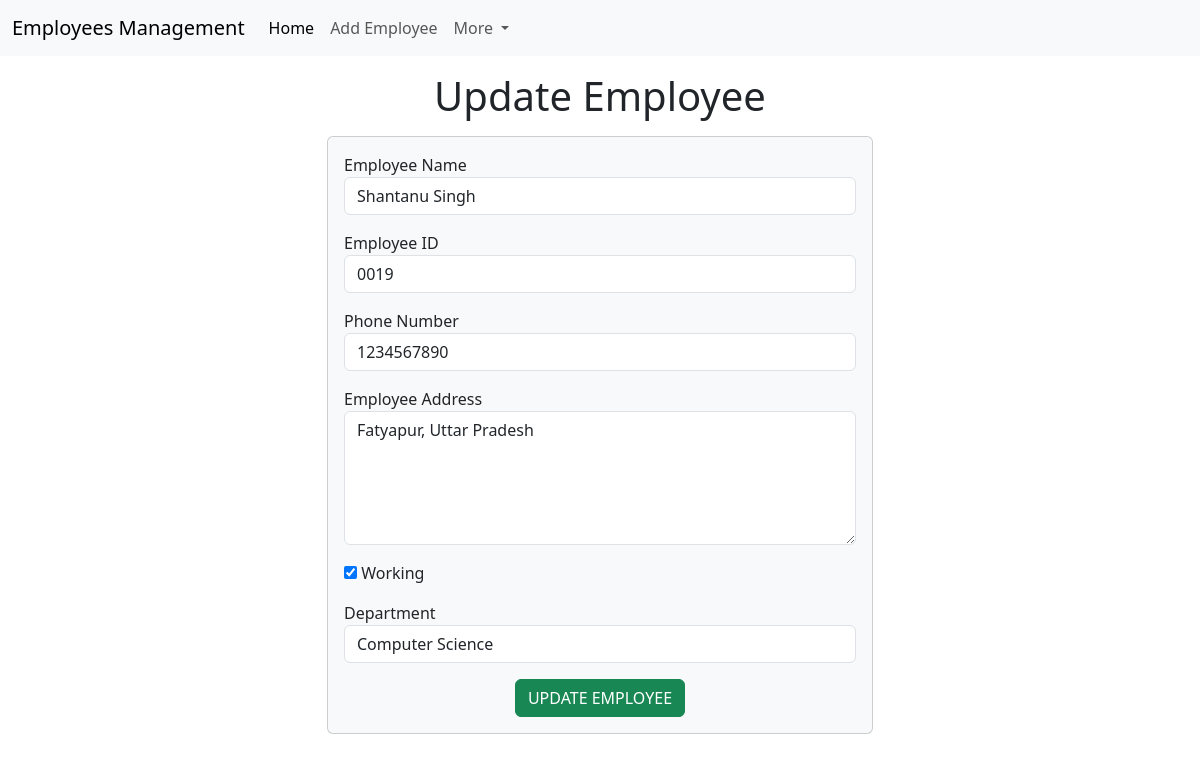
The page /emp/update-emp/8 on the database its author committed.
### emp/models.py (models this page shows)
class Employees(models.Model):
    name = models.CharField(max_length=50)
    emp_id = models.CharField(max_length=50)
    phoneNo = models.CharField(max_length=50)
    address = models.CharField(max_length = 100)
    working  = models.BooleanField(default=True)
    department = models.CharField(max_length = 50)

### emp/views.py (the view)
# urls.py: path('update-emp/<int:emp_id>',update_emp),
def update_emp(request,emp_id):
    emp = Employees.objects.get(pk=emp_id)
    return render(request, 'emp/update_emp.html', {
        'emp' : emp
    })

### templates/emp/update_emp.html (shortened to what this page needs)
<!doctype html>
<html lang="en">
  <head>
    <link href="https://cdn.jsdelivr.net/npm/bootstrap@5.3.0/dist/css/bootstrap.min.css" rel="stylesheet">
  </head>
  <body>
    {% include 'emp/navbar.html' %}
    <h1 class="text-center my-3">Update Employee</h1>
    <div class="container">
        <div class="row">
          <div class="col-md-6 offset-md-3">
              <div class="card bg-light">
                <div class="card-body">
                  <form action="/emp/do-update-emp/{{emp.id}}" method="POST">
                      <div class="mb-3">
                        <label for="name"> Employee Name</label>
                        <input type="text" id="name" class="form-control" placeholder="Enter Employee name" name="emp_name"
                        value="{{emp.name}}">
                      </div>
                      <div class="mb-3">
                        <label for="id"> Employee ID</label>
                        <input type="text" id="id" class="form-control" placeholder="Enter Employee ID" name="emp_id"
                        value="{{emp.emp_id}}">
                      </div>
                      <div class="mb-3">
                        <label for="phone"> Phone Number</label>
                        <input type="text" id="phone" class="form-control" placeholder="Enter Employee Phone Number" name="emp_phone"
                        value="{{emp.phoneNo}}">
                      </div>
                      <div class="mb-3">
                        <label for="address"> Employee Address</label>
                        <textarea name="emp_address" id="address" rows="5" class="form-control">{{emp.address}}</textarea>
                      </div>
                      <div class="mb-3 from-check">
                        <input type="checkbox" name="emp_working" id="Working" class="from-check-input"
                        {% if emp.working %} checked {% endif %}>
                        <label for="Working"> Working</label>
                      </div>
                      <div class="mb-3">
                        <label for="department"> Department</label>
                        <select name="emp_department" id="department" class="form-control" value="{{emp.department}}">
                          <option value="CSE">Computer Science</option>
                        </select>
                      </div>
                      <div class="container" style="text-align: center;">
                        <button class="btn btn-success">
                          UPDATE EMPLOYEE
                        </button>
                      </div>
                  </form>
                </div>
              </div>
          </div>
        </div>
    </div>
  </body>
</html>

### rows shown on the page
Employees: emp_name "Shantanu Singh", emp_id "0019", emp_phone "1234567890", emp_address "Fatyapur, Uttar Pradesh", working "☑", emp_department "Computer Science"
